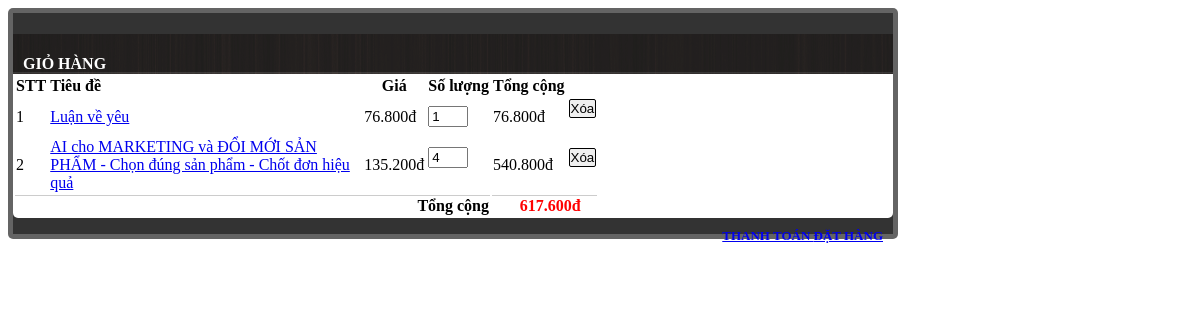
Screenshot of /frontend/ajax-cart.php (signed in) with the database file from the repository.
### tables this page shows
CREATE TABLE `chitietgiohang` (
  `MaCTGH` int(11) NOT NULL,
  `SoLuong` int(5) NOT NULL,
  `ThanhTien` int(10) NOT NULL,
  `MaSach` int(11) NOT NULL,
  `MaGioHang` int(11) NOT NULL
);

CREATE TABLE `sach` (
  `MaSach` int(11) NOT NULL,
  `TenSach` varchar(255) NOT NULL COMMENT 'Tên sách',
  `SoTrang` int(5) DEFAULT NULL COMMENT 'Số trang',
  `KichThuoc` varchar(20) DEFAULT NULL COMMENT 'Kích thước sách',
  `NgayPhatHanh` date DEFAULT NULL COMMENT 'Ngày phát hành sách',
  `Gia` int(10) NOT NULL COMMENT 'Giá của cửa hàng',
  `GiaGoc` int(10) NOT NULL COMMENT 'Giá bìa ',
  `SoLuongCo` int(5) NOT NULL COMMENT 'Số lượng có trong kho',
  `SoLuongBan` int(5) NOT NULL COMMENT 'Số lượng sách đã bán',
  `MoTa` text DEFAULT NULL COMMENT 'Mô tả sách',
  `AnhChup` text NOT NULL COMMENT 'Ảnh bìa sách',
  `TacGia` varchar(100) NOT NULL COMMENT 'Tác giả',
  `DichGia` varchar(100) DEFAULT NULL COMMENT 'Dịch giả',
  `NXB` varchar(100) NOT NULL COMMENT 'Nhà xuất bản',
  `MaDM` int(11) NOT NULL COMMENT 'Mã danh mục'
);

### frontend/ajax-cart.php (the view, shortened to what this page needs)
<?php
        include './include/connection.php';
        $username = $_SESSION['username'];
        $sql_ctgh = "SELECT * FROM chitietgiohang ct INNER JOIN giohang gh ON ct.MaGioHang = gh.MaGioHang INNER JOIN taikhoan tk ON gh.MaTK = tk.MaTK WHERE tk.TenDangNhap='$username';";
        $query_ctgh = mysqli_query($conn,$sql_ctgh);
        ?>
<div id="ajax-cart">
    <div class="container">
        <div class="cart-header">
            <h4 class="cart-title">Giỏ hàng</h4>
        </div>
        <div class="cart-body">
            <?php if(mysqli_num_rows($query_ctgh) == 0){ ?>
                <h4 style="margin-bottom:0;padding:10px;">Không có sản phẩm nào trong giỏ</h4>
            <?php }else{ ?>
            <form id="cart-form" action="cart.php?action=submit" method="POST">
                <table>
                    <thead>
                        <tr>
                            <th>STT</th>
                            <th style="text-align:left; width:310px;">Tiêu đề</th>
                            <th>Giá</th>
                            <th>Số lượng</th>
                            <th>Tổng cộng</th>
                            <th></th>
                        </tr>
                    </thead>
                    <tbody>
                    <?php $i=1; $total =0;
                        while($row_ctgh = mysqli_fetch_assoc($query_ctgh)){ ?>
                        <tr>
                            <td><?php echo $i;?></td>
                            <td style="text-align: left;">
                                <a href="bookdetail.php?MaSach=<?php echo $row_ctgh['MaSach'];?>" target="_blank" class="cart-name">
                                    <?php
                                        $MaSach = $row_ctgh['MaSach'];
                                        $sach=mysqli_fetch_assoc(mysqli_query($conn,"SELECT * FROM sach WHERE MaSach='$MaSach'"));
                                        echo $sach['TenSach'];
                                    ?>
                                </a>
                            </td>
                            <td><span class="cart-price"><?php echo number_format($sach['Gia'],0,'.','.');?>đ</span></td>
                            <td><span class="cart-quantity">
                                <form class="updateCart" method="post">
                                    <input type="number" class="cart_qty" value="<?php echo $row_ctgh['SoLuong'];?>" name="quantity[<?php echo $row_ctgh['MaCTGH'];?>]" style="width:40px;">
                                </form>
                            </td>
                            <td><?php echo number_format($row_ctgh['ThanhTien'],0,'.','.');?>đ</td>
                            <td class="padding:0;margin:0">
                                <form class="delete" method="post">
                                <input type="submit" value="Xóa" name="delete" style="border:1px solid black;border-radius:2px;padding-left:1px;padding-right:1px;">
                                </form>
                            </td>
                        </tr>
                    <?php $i++; $total+=$row_ctgh['ThanhTien']; }?>
                        <tr style="border-top:1px solid #ccc;">
                            <td style="text-align:right;vertical-align:top" colspan="4">
                                <strong>Tổng cộng</strong><br>
                            </td>
                            <td colspan="2" style="text-align:center;padding-left:12;vertical-align:top;">
                                <strong style="color:red;" class="total">
                                <?php
                                    echo number_format($total,0,'.','.');
                                ?>đ
                                </strong>
                            </td>
                        </tr>
                    </tbody>
            </form>
            <div class="cart-footer">
                <a href="Checkout.php" class="btn checkout" name="checkout">Thanh toán <span class="hidden-mobile">đặt hàng</span></a>
            </div>
            <?php }?>
        </div>
    </div>
</div>

### frontend/ajax-cart.php (style rules this page uses)
#ajax-cart { background:rgba(0,0,0,.8); padding:0; width:880px; border-radius:5px; border: 5px solid rgba(255,255,255,.24); }
.container { border-radius: 5px; padding:0; }
.cart-header { color: #fff; height: 40px; line-height: 40px; font-size: 16px; font-weight:none; text-transform: uppercase; background: url(./img/bg_top.png) repeat-x scroll 50% 0 rgba(0,0,0,0); }
.cart-title { padding:10px; }
.cart-body { background: #fff; padding:0; border-bottom-left-radius:5px; border-bottom-right-radius:5px; }
tr:last-child td { border-top: 1px solid #ccc; }
.checkout { float: right; font-size: 13px; text-transform: uppercase; font-weight: bold; margin: 10px; }

### rows the page displays
chitietgiohang: MaSach.TenSach "Luận về yêu", MaSach.Gia "76.800", SoLuong "1", ThanhTien "76.800"
chitietgiohang: MaSach.TenSach "AI cho MARKETING và ĐỔI MỚI SẢN PHẨM - Chọn đúng sản phẩm - Chốt đơn hiệu quả", MaSach.Gia "135.200", SoLuong "4", ThanhTien "540.800"

### other values shown
$total "617.600"
